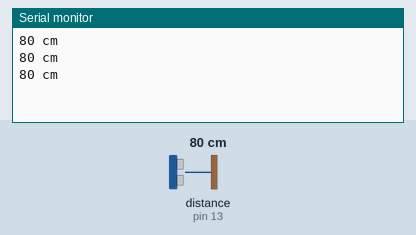
The sketch below on a simulated Arduino Uno, built with avr-gcc and run on an emulated ATmega328P. Shown: the last lines printed to the serial monitor. Wiring (inferred from the names in the program): ultrasonic range finder: trigger pin 12; echo pin 13. Inputs (shaded band) come from the test bench; at power-on: distance to the obstacle (sensor on pin 13) 80 cm. The echo pulse lasts 58.3 µs per cm.

Above: at 1.3 s.
1.4 s: distance to the obstacle (sensor on pin 13) set to 2 cm
At 1.9 s:
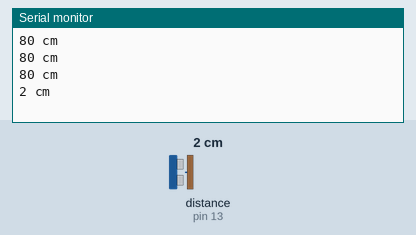
2.9 s: distance to the obstacle (sensor on pin 13) set to 4 cm
At 3.4 s:
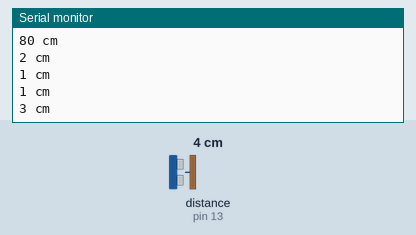
Timing chart, 0 to 5.9 s (numbered marks = the images above; inputs shaded):
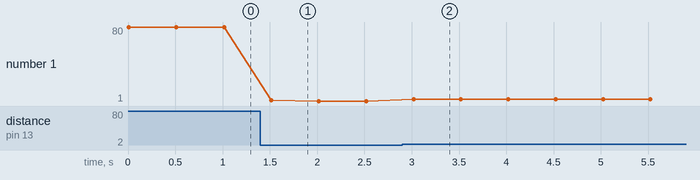

Measured:
- after the input at 1.4 s, the serial monitor: prints a new line after 0.12 s (image 1)
- after the input at 2.9 s, the serial monitor: prints a new line after 0.12 s (image 2)
- plotted number 1: 80 → 1 after the input at 1.4 s, 1 → 3 after the input at 2.9 s

The sketch:

Sensor_de_Proximidad.ino
```cpp
const int trigger = 12;
const int echo = 13;

void setup(){
  Serial.begin(9600);
  pinMode(trigger, OUTPUT);
  pinMode(echo, INPUT);
}

void loop(){
  long tiempo, distancia;
  digitalWrite(trigger, LOW);
  delayMicroseconds(2);
  digitalWrite(trigger, HIGH);
  delayMicroseconds(10);
  digitalWrite(trigger, LOW);
  tiempo = pulseIn(echo, HIGH);
  distancia = (tiempo/2)/29;
  Serial.print(distancia);
  Serial.println(" cm");
  delay(500);
  if(distancia<11){
    digitalWrite(11, HIGH);
  }else{
    digitalWrite(11, LOW);
  }
}
```
